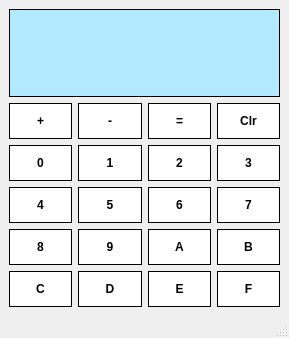
<?xml version="1.0" encoding="UTF-8"?>
<ui version="4.0">
 <class>Hw</class>
 <widget class="QMainWindow" name="Hw">
  <property name="geometry">
   <rect>
    <x>0</x>
    <y>0</y>
    <width>289</width>
    <height>338</height>
   </rect>
  </property>
  <property name="windowTitle">
   <string>Hw</string>
  </property>
  <widget class="QWidget" name="centralwidget">
   <layout class="QGridLayout" name="gridLayout_2">
    <item row="1" column="1">
     <widget class="QPushButton" name="subtraction">
      <property name="styleSheet">
       <string notr="true">QPushButton{
	background-color: #FFFFFF;
	border: 1px solid;
	border-color:  rgb(0, 0, 0);
	font: bold 12px;
	padding: 10px;
}

QPushButton:pressed{
	background-color: #FFFFFF;
	border: 1px solid;
	border-color: rgb(0, 0, 0);
	font: bold 12px;
	padding: 10px;
}</string>
      </property>
      <property name="text">
       <string>-</string>
      </property>
     </widget>
    </item>
    <item row="4" column="0">
     <widget class="QPushButton" name="button8">
      <property name="styleSheet">
       <string notr="true">QPushButton{
	background-color: #FFFFFF;
	border: 1px solid;
	border-color:  rgb(0, 0, 0);
	font: bold 12px;
	padding: 10px;
}

QPushButton:pressed{
	background-color: #FFFFFF;
	border: 1px solid;
	border-color: rgb(0, 0, 0);
	font: bold 12px;
	padding: 10px;
}</string>
      </property>
      <property name="text">
       <string>8</string>
      </property>
     </widget>
    </item>
    <item row="5" column="1">
     <widget class="QPushButton" name="buttonD">
      <property name="styleSheet">
       <string notr="true">QPushButton{
	background-color: #FFFFFF;
	border: 1px solid;
	border-color:  rgb(0, 0, 0);
	font: bold 12px;
	padding: 10px;
}

QPushButton:pressed{
	background-color: #FFFFFF;
	border: 1px solid;
	border-color: rgb(0, 0, 0);
	font: bold 12px;
	padding: 10px;
}</string>
      </property>
      <property name="text">
       <string>D</string>
      </property>
     </widget>
    </item>
    <item row="3" column="2">
     <widget class="QPushButton" name="button6">
      <property name="styleSheet">
       <string notr="true">QPushButton{
	background-color: #FFFFFF;
	border: 1px solid;
	border-color:  rgb(0, 0, 0);
	font: bold 12px;
	padding: 10px;
}

QPushButton:pressed{
	background-color: #FFFFFF;
	border: 1px solid;
	border-color: rgb(0, 0, 0);
	font: bold 12px;
	padding: 10px;
}</string>
      </property>
      <property name="text">
       <string>6</string>
      </property>
     </widget>
    </item>
    <item row="0" column="0" colspan="4">
     <widget class="QLineEdit" name="lineEdit">
      <property name="sizePolicy">
       <sizepolicy hsizetype="Preferred" vsizetype="Expanding">
        <horstretch>0</horstretch>
        <verstretch>0</verstretch>
       </sizepolicy>
      </property>
      <property name="styleSheet">
       <string notr="true">QLineEdit{
	border: 1px solid;
	background-color: rgb(178, 233, 255);
	border-color: rgb(0, 0, 0);
}</string>
      </property>
     </widget>
    </item>
    <item row="5" column="2">
     <widget class="QPushButton" name="buttonE">
      <property name="styleSheet">
       <string notr="true">QPushButton{
	background-color: #FFFFFF;
	border: 1px solid;
	border-color:  rgb(0, 0, 0);
	font: bold 12px;
	padding: 10px;
}

QPushButton:pressed{
	background-color: #FFFFFF;
	border: 1px solid;
	border-color: rgb(0, 0, 0);
	font: bold 12px;
	padding: 10px;
}</string>
      </property>
      <property name="text">
       <string>E</string>
      </property>
     </widget>
    </item>
    <item row="3" column="0">
     <widget class="QPushButton" name="button4">
      <property name="styleSheet">
       <string notr="true">QPushButton{
	background-color: #FFFFFF;
	border: 1px solid;
	border-color:  rgb(0, 0, 0);
	font: bold 12px;
	padding: 10px;
}

QPushButton:pressed{
	background-color: #FFFFFF;
	border: 1px solid;
	border-color: rgb(0, 0, 0);
	font: bold 12px;
	padding: 10px;
}</string>
      </property>
      <property name="text">
       <string>4</string>
      </property>
     </widget>
    </item>
    <item row="2" column="1">
     <widget class="QPushButton" name="button1">
      <property name="styleSheet">
       <string notr="true">QPushButton{
	background-color: #FFFFFF;
	border: 1px solid;
	border-color:  rgb(0, 0, 0);
	font: bold 12px;
	padding: 10px;
}

QPushButton:pressed{
	background-color: #FFFFFF;
	border: 1px solid;
	border-color: rgb(0, 0, 0);
	font: bold 12px;
	padding: 10px;
}</string>
      </property>
      <property name="text">
       <string>1</string>
      </property>
     </widget>
    </item>
    <item row="1" column="2">
     <widget class="QPushButton" name="equals">
      <property name="styleSheet">
       <string notr="true">QPushButton{
	background-color: #FFFFFF;
	border: 1px solid;
	border-color:  rgb(0, 0, 0);
	font: bold 12px;
	padding: 10px;
}

QPushButton:pressed{
	background-color: #FFFFFF;
	border: 1px solid;
	border-color: rgb(0, 0, 0);
	font: bold 12px;
	padding: 10px;
}</string>
      </property>
      <property name="text">
       <string>=</string>
      </property>
     </widget>
    </item>
    <item row="4" column="3">
     <widget class="QPushButton" name="buttonB">
      <property name="styleSheet">
       <string notr="true">QPushButton{
	background-color: #FFFFFF;
	border: 1px solid;
	border-color:  rgb(0, 0, 0);
	font: bold 12px;
	padding: 10px;
}

QPushButton:pressed{
	background-color: #FFFFFF;
	border: 1px solid;
	border-color: rgb(0, 0, 0);
	font: bold 12px;
	padding: 10px;
}</string>
      </property>
      <property name="text">
       <string>B</string>
      </property>
     </widget>
    </item>
    <item row="2" column="0">
     <widget class="QPushButton" name="button0">
      <property name="styleSheet">
       <string notr="true">QPushButton{
	background-color: #FFFFFF;
	border: 1px solid;
	border-color:  rgb(0, 0, 0);
	font: bold 12px;
	padding: 10px;
}

QPushButton:pressed{
	background-color: #FFFFFF;
	border: 1px solid;
	border-color: rgb(0, 0, 0);
	font: bold 12px;
	padding: 10px;
}</string>
      </property>
      <property name="text">
       <string>0</string>
      </property>
     </widget>
    </item>
    <item row="5" column="3">
     <widget class="QPushButton" name="buttonF">
      <property name="styleSheet">
       <string notr="true">QPushButton{
	background-color: #FFFFFF;
	border: 1px solid;
	border-color:  rgb(0, 0, 0);
	font: bold 12px;
	padding: 10px;
}

QPushButton:pressed{
	background-color: #FFFFFF;
	border: 1px solid;
	border-color: rgb(0, 0, 0);
	font: bold 12px;
	padding: 10px;
}</string>
      </property>
      <property name="text">
       <string>F</string>
      </property>
     </widget>
    </item>
    <item row="3" column="3">
     <widget class="QPushButton" name="button7">
      <property name="styleSheet">
       <string notr="true">QPushButton{
	background-color: #FFFFFF;
	border: 1px solid;
	border-color:  rgb(0, 0, 0);
	font: bold 12px;
	padding: 10px;
}

QPushButton:pressed{
	background-color: #FFFFFF;
	border: 1px solid;
	border-color: rgb(0, 0, 0);
	font: bold 12px;
	padding: 10px;
}</string>
      </property>
      <property name="text">
       <string>7</string>
      </property>
     </widget>
    </item>
    <item row="2" column="3">
     <widget class="QPushButton" name="button3">
      <property name="styleSheet">
       <string notr="true">QPushButton{
	background-color: #FFFFFF;
	border: 1px solid;
	border-color:  rgb(0, 0, 0);
	font: bold 12px;
	padding: 10px;
}

QPushButton:pressed{
	background-color: #FFFFFF;
	border: 1px solid;
	border-color: rgb(0, 0, 0);
	font: bold 12px;
	padding: 10px;
}</string>
      </property>
      <property name="text">
       <string>3</string>
      </property>
     </widget>
    </item>
    <item row="4" column="2">
     <widget class="QPushButton" name="buttonA">
      <property name="styleSheet">
       <string notr="true">QPushButton{
	background-color: #FFFFFF;
	border: 1px solid;
	border-color:  rgb(0, 0, 0);
	font: bold 12px;
	padding: 10px;
}

QPushButton:pressed{
	background-color: #FFFFFF;
	border: 1px solid;
	border-color: rgb(0, 0, 0);
	font: bold 12px;
	padding: 10px;
}</string>
      </property>
      <property name="text">
       <string>A</string>
      </property>
     </widget>
    </item>
    <item row="3" column="1">
     <widget class="QPushButton" name="button5">
      <property name="styleSheet">
       <string notr="true">QPushButton{
	background-color: #FFFFFF;
	border: 1px solid;
	border-color:  rgb(0, 0, 0);
	font: bold 12px;
	padding: 10px;
}

QPushButton:pressed{
	background-color: #FFFFFF;
	border: 1px solid;
	border-color: rgb(0, 0, 0);
	font: bold 12px;
	padding: 10px;
}</string>
      </property>
      <property name="text">
       <string>5</string>
      </property>
     </widget>
    </item>
    <item row="4" column="1">
     <widget class="QPushButton" name="button9">
      <property name="styleSheet">
       <string notr="true">QPushButton{
	background-color: #FFFFFF;
	border: 1px solid;
	border-color:  rgb(0, 0, 0);
	font: bold 12px;
	padding: 10px;
}

QPushButton:pressed{
	background-color: #FFFFFF;
	border: 1px solid;
	border-color: rgb(0, 0, 0);
	font: bold 12px;
	padding: 10px;
}</string>
      </property>
      <property name="text">
       <string>9</string>
      </property>
     </widget>
    </item>
    <item row="5" column="0">
     <widget class="QPushButton" name="buttonC">
      <property name="styleSheet">
       <string notr="true">QPushButton{
	background-color: #FFFFFF;
	border: 1px solid;
	border-color:  rgb(0, 0, 0);
	font: bold 12px;
	padding: 10px;
}

QPushButton:pressed{
	background-color: #FFFFFF;
	border: 1px solid;
	border-color: rgb(0, 0, 0);
	font: bold 12px;
	padding: 10px;
}</string>
      </property>
      <property name="text">
       <string>C</string>
      </property>
     </widget>
    </item>
    <item row="2" column="2">
     <widget class="QPushButton" name="button2">
      <property name="styleSheet">
       <string notr="true">QPushButton{
	background-color: #FFFFFF;
	border: 1px solid;
	border-color:  rgb(0, 0, 0);
	font: bold 12px;
	padding: 10px;
}

QPushButton:pressed{
	background-color: #FFFFFF;
	border: 1px solid;
	border-color: rgb(0, 0, 0);
	font: bold 12px;
	padding: 10px;
}</string>
      </property>
      <property name="text">
       <string>2</string>
      </property>
     </widget>
    </item>
    <item row="1" column="3">
     <widget class="QPushButton" name="clear">
      <property name="styleSheet">
       <string notr="true">QPushButton{
	background-color: #FFFFFF;
	border: 1px solid;
	border-color:  rgb(0, 0, 0);
	font: bold 12px;
	padding: 10px;
}

QPushButton:pressed{
	background-color: #FFFFFF;
	border: 1px solid;
	border-color: rgb(0, 0, 0);
	font: bold 12px;
	padding: 10px;
}</string>
      </property>
      <property name="text">
       <string>Clr</string>
      </property>
     </widget>
    </item>
    <item row="1" column="0">
     <widget class="QPushButton" name="addition">
      <property name="cursor">
       <cursorShape>ArrowCursor</cursorShape>
      </property>
      <property name="styleSheet">
       <string notr="true">QPushButton{
	background-color: #FFFFFF;
	border: 1px solid;
	border-color:  rgb(0, 0, 0);
	font: bold 12px;
	padding: 10px;
}

QPushButton:pressed{
	background-color: #FFFFFF;
	border: 1px solid;
	border-color: rgb(0, 0, 0);
	font: bold 12px;
	padding: 10px;
}</string>
      </property>
      <property name="text">
       <string>+</string>
      </property>
     </widget>
    </item>
   </layout>
  </widget>
  <widget class="QMenuBar" name="menubar">
   <property name="geometry">
    <rect>
     <x>0</x>
     <y>0</y>
     <width>289</width>
     <height>22</height>
    </rect>
   </property>
  </widget>
  <widget class="QStatusBar" name="statusbar"/>
 </widget>
 <resources/>
 <connections/>
</ui>
